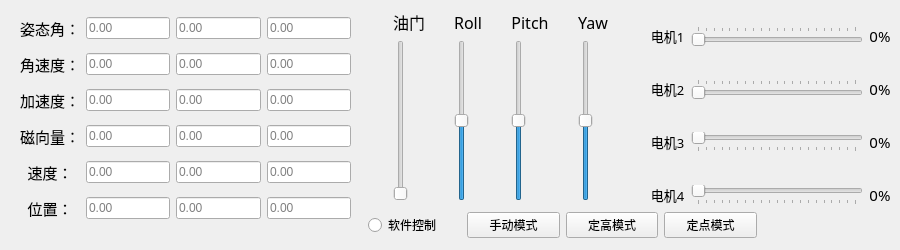
    <widget class="QWidget" name="Total_tab_1">
     <attribute name="title">
      <string>飞控状态</string>
     </attribute>
     <widget class="QWidget" name="gridLayoutWidget_3">
      <property name="geometry">
       <rect>
        <x>20</x>
        <y>10</y>
        <width>331</width>
        <height>221</height>
       </rect>
      </property>
      <layout class="QGridLayout" name="FlightGridLayout">
       <item row="1" column="0">
        <widget class="QLabel" name="label_19">
         <property name="font">
          <font>
           <family>等线</family>
           <pointsize>11</pointsize>
          </font>
         </property>
         <property name="text">
          <string>角速度：</string>
         </property>
         <property name="alignment">
          <set>Qt::AlignCenter</set>
         </property>
        </widget>
       </item>
       <item row="0" column="1">
        <widget class="QLineEdit" name="roll_display">
         <property name="readOnly">
          <bool>true</bool>
         </property>
         <property name="placeholderText">
          <string>0.00</string>
         </property>
        </widget>
       </item>
       <item row="3" column="2">
        <widget class="QLineEdit" name="mag_y_display">
         <property name="readOnly">
          <bool>true</bool>
         </property>
         <property name="placeholderText">
          <string>0.00</string>
         </property>
        </widget>
       </item>
       <item row="2" column="1">
        <widget class="QLineEdit" name="acc_x_display">
         <property name="readOnly">
          <bool>true</bool>
         </property>
         <property name="placeholderText">
          <string>0.00</string>
         </property>
        </widget>
       </item>
       <item row="3" column="1">
        <widget class="QLineEdit" name="mag_x_display">
         <property name="readOnly">
          <bool>true</bool>
         </property>
         <property name="placeholderText">
          <string>0.00</string>
         </property>
        </widget>
       </item>
       <item row="0" column="3">
        <widget class="QLineEdit" name="yaw_display">
         <property name="readOnly">
          <bool>true</bool>
         </property>
         <property name="placeholderText">
          <string>0.00</string>
         </property>
        </widget>
       </item>
       <item row="3" column="3">
        <widget class="QLineEdit" name="mag_z_display">
         <property name="readOnly">
          <bool>true</bool>
         </property>
         <property name="placeholderText">
          <string>0.00</string>
         </property>
        </widget>
       </item>
       <item row="8" column="0">
        <widget class="QLabel" name="label_35">
         <property name="font">
          <font>
           <family>等线</family>
           <pointsize>11</pointsize>
          </font>
         </property>
         <property name="text">
          <string>位置：</string>
         </property>
         <property name="alignment">
          <set>Qt::AlignCenter</set>
         </property>
        </widget>
       </item>
       <item row="3" column="0">
        <widget class="QLabel" name="label_22">
         <property name="font">
          <font>
           <family>等线</family>
           <pointsize>11</pointsize>
          </font>
         </property>
         <property name="text">
          <string>磁向量：</string>
         </property>
         <property name="alignment">
          <set>Qt::AlignCenter</set>
         </property>
        </widget>
       </item>
       <item row="8" column="2">
        <widget class="QLineEdit" name="pos_y_display">
         <property name="readOnly">
          <bool>true</bool>
         </property>
         <property name="placeholderText">
          <string>0.00</string>
         </property>
        </widget>
       </item>
       <item row="8" column="3">
        <widget class="QLineEdit" name="pos_z_display">
         <property name="readOnly">
          <bool>true</bool>
         </property>
         <property name="placeholderText">
          <string>0.00</string>
         </property>
        </widget>
       </item>
       <item row="2" column="2">
        <widget class="QLineEdit" name="acc_y_display">
         <property name="readOnly">
          <bool>true</bool>
         </property>
         <property name="placeholderText">
          <string>0.00</string>
         </property>
        </widget>
       </item>
       <item row="0" column="2">
        <widget class="QLineEdit" name="pitch_display">
         <property name="readOnly">
          <bool>true</bool>
         </property>
         <property name="placeholderText">
          <string>0.00</string>
         </property>
        </widget>
       </item>
       <item row="1" column="3">
        <widget class="QLineEdit" name="gyro_z_display">
         <property name="readOnly">
          <bool>true</bool>
         </property>
         <property name="placeholderText">
          <string>0.00</string>
         </property>
        </widget>
       </item>
       <item row="7" column="0">
        <widget class="QLabel" name="label_46">
         <property name="font">
          <font>
           <family>等线</family>
           <pointsize>11</pointsize>
          </font>
         </property>
         <property name="text">
          <string>速度：</string>
         </property>
         <property name="alignment">
          <set>Qt::AlignCenter</set>
         </property>
        </widget>
       </item>
       <item row="1" column="1">
        <widget class="QLineEdit" name="gyro_x_display">
         <property name="readOnly">
          <bool>true</bool>
         </property>
         <property name="placeholderText">
          <string>0.00</string>
         </property>
        </widget>
       </item>
       <item row="0" column="0">
        <widget class="QLabel" name="label_18">
         <property name="font">
          <font>
           <family>等线</family>
           <pointsize>11</pointsize>
          </font>
         </property>
         <property name="text">
          <string>姿态角：</string>
         </property>
         <property name="alignment">
          <set>Qt::AlignCenter</set>
         </property>
        </widget>
       </item>
       <item row="8" column="1">
        <widget class="QLineEdit" name="pos_x_display">
         <property name="readOnly">
          <bool>true</bool>
         </property>
         <property name="placeholderText">
          <string>0.00</string>
         </property>
        </widget>
       </item>
       <item row="2" column="3">
        <widget class="QLineEdit" name="acc_z_display">
         <property name="readOnly">
          <bool>true</bool>
         </property>
         <property name="placeholderText">
          <string>0.00</string>
         </property>
        </widget>
       </item>
       <item row="2" column="0">
        <widget class="QLabel" name="label_20">
         <property name="font">
          <font>
           <family>等线</family>
           <pointsize>11</pointsize>
          </font>
         </property>
         <property name="text">
          <string>加速度：</string>
         </property>
         <property name="alignment">
          <set>Qt::AlignCenter</set>
         </property>
        </widget>
       </item>
       <item row="1" column="2">
        <widget class="QLineEdit" name="gyro_y_display">
         <property name="readOnly">
          <bool>true</bool>
         </property>
         <property name="placeholderText">
          <string>0.00</string>
         </property>
        </widget>
       </item>
       <item row="7" column="1">
        <widget class="QLineEdit" name="velocity_x_display">
         <property name="readOnly">
          <bool>true</bool>
         </property>
         <property name="placeholderText">
          <string>0.00</string>
         </property>
        </widget>
       </item>
       <item row="7" column="2">
        <widget class="QLineEdit" name="velocity_y_display">
         <property name="readOnly">
          <bool>true</bool>
         </property>
         <property name="placeholderText">
          <string>0.00</string>
         </property>
        </widget>
       </item>
       <item row="7" column="3">
        <widget class="QLineEdit" name="velocity_z_display">
         <property name="readOnly">
          <bool>true</bool>
         </property>
         <property name="placeholderText">
          <string>0.00</string>
         </property>
        </widget>
       </item>
      </layout>
     </widget>
     <widget class="QWidget" name="gridLayoutWidget_4">
      <property name="geometry">
       <rect>
        <x>370</x>
        <y>10</y>
        <width>261</width>
        <height>191</height>
       </rect>
      </property>
      <layout class="QGridLayout" name="gridLayout">
       <item row="0" column="1">
        <widget class="QLabel" name="label_24">
         <property name="font">
          <font>
           <family>等线</family>
           <pointsize>12</pointsize>
          </font>
         </property>
         <property name="text">
          <string>Roll</string>
         </property>
         <property name="alignment">
          <set>Qt::AlignCenter</set>
         </property>
        </widget>
       </item>
       <item row="0" column="2">
        <widget class="QLabel" name="label_25">
         <property name="font">
          <font>
           <family>等线</family>
           <pointsize>12</pointsize>
          </font>
         </property>
         <property name="text">
          <string>Pitch</string>
         </property>
         <property name="alignment">
          <set>Qt::AlignCenter</set>
         </property>
        </widget>
       </item>
       <item row="0" column="3">
        <widget class="QLabel" name="label_26">
         <property name="font">
          <font>
           <family>等线</family>
           <pointsize>12</pointsize>
          </font>
         </property>
         <property name="text">
          <string>Yaw</string>
         </property>
         <property name="alignment">
          <set>Qt::AlignCenter</set>
         </property>
        </widget>
       </item>
       <item row="1" column="3">
        <widget class="QSlider" name="yawSlider">
         <property name="maximum">
          <number>100</number>
         </property>
         <property name="value">
          <number>50</number>
         </property>
         <property name="orientation">
          <enum>Qt::Vertical</enum>
         </property>
        </widget>
       </item>
       <item row="1" column="1">
        <widget class="QSlider" name="rollSlider">
         <property name="maximum">
          <number>100</number>
         </property>
         <property name="value">
          <number>50</number>
         </property>
         <property name="orientation">
          <enum>Qt::Vertical</enum>
         </property>
        </widget>
       </item>
       <item row="1" column="2">
        <widget class="QSlider" name="pitchSlider">
         <property name="maximum">
          <number>100</number>
         </property>
         <property name="value">
          <number>50</number>
         </property>
         <property name="orientation">
          <enum>Qt::Vertical</enum>
         </property>
        </widget>
       </item>
       <item row="0" column="0">
        <widget class="QLabel" name="label_23">
         <property name="font">
          <font>
           <family>等线</family>
           <pointsize>12</pointsize>
          </font>
         </property>
         <property name="text">
          <string>油门</string>
         </property>
         <property name="alignment">
          <set>Qt::AlignCenter</set>
         </property>
        </widget>
       </item>
       <item row="1" column="0">
        <widget class="QSlider" name="throttleSlider">
         <property name="maximum">
          <number>100</number>
         </property>
         <property name="tracking">
          <bool>true</bool>
         </property>
         <property name="orientation">
          <enum>Qt::Vertical</enum>
         </property>
        </widget>
       </item>
      </layout>
     </widget>
     <widget class="QWidget" name="gridLayoutWidget_5">
      <property name="geometry">
       <rect>
        <x>650</x>
        <y>0</y>
        <width>241</width>
        <height>235</height>
       </rect>
      </property>
      <layout class="QGridLayout" name="gridLayout_2">
       <item row="0" column="0">
        <widget class="QLabel" name="label_27">
         <property name="font">
          <font>
           <family>等线</family>
           <pointsize>10</pointsize>
          </font>
         </property>
         <property name="text">
          <string>电机1</string>
         </property>
         <property name="alignment">
          <set>Qt::AlignCenter</set>
         </property>
        </widget>
       </item>
       <item row="3" column="2">
        <widget class="QLabel" name="moto4Label">
         <property name="font">
          <font>
           <family>等线</family>
           <pointsize>11</pointsize>
          </font>
         </property>
         <property name="text">
          <string>0%</string>
         </property>
         <property name="alignment">
          <set>Qt::AlignCenter</set>
         </property>
        </widget>
       </item>
       <item row="1" column="2">
        <widget class="QLabel" name="moto2Label">
         <property name="font">
          <font>
           <family>等线</family>
           <pointsize>11</pointsize>
          </font>
         </property>
         <property name="text">
          <string>0%</string>
         </property>
         <property name="alignment">
          <set>Qt::AlignCenter</set>
         </property>
        </widget>
       </item>
       <item row="2" column="2">
        <widget class="QLabel" name="moto3Label">
         <property name="font">
          <font>
           <family>等线</family>
           <pointsize>11</pointsize>
          </font>
         </property>
         <property name="text">
          <string>0%</string>
         </property>
         <property name="alignment">
          <set>Qt::AlignCenter</set>
         </property>
        </widget>
       </item>
       <item row="1" column="1">
        <widget class="QSlider" name="moto2Slider">
         <property name="maximum">
          <number>1000</number>
         </property>
         <property name="pageStep">
          <number>50</number>
         </property>
         <property name="orientation">
          <enum>Qt::Horizontal</enum>
         </property>
         <property name="tickPosition">
          <enum>QSlider::TicksAbove</enum>
         </property>
        </widget>
       </item>
       <item row="3" column="1">
        <widget class="QSlider" name="moto4Slider">
         <property name="maximum">
          <number>1000</number>
         </property>
         <property name="pageStep">
          <number>50</number>
         </property>
         <property name="orientation">
          <enum>Qt::Horizontal</enum>
         </property>
         <property name="tickPosition">
          <enum>QSlider::TicksBelow</enum>
         </property>
        </widget>
       </item>
       <item row="2" column="0">
        <widget class="QLabel" name="label_29">
         <property name="font">
          <font>
           <family>等线</family>
           <pointsize>10</pointsize>
          </font>
         </property>
         <property name="text">
          <string>电机3</string>
         </property>
         <property name="alignment">
          <set>Qt::AlignCenter</set>
         </property>
        </widget>
       </item>
       <item row="0" column="2">
        <widget class="QLabel" name="moto1Label">
         <property name="font">
          <font>
           <family>等线</family>
           <pointsize>11</pointsize>
          </font>
         </property>
         <property name="text">
          <string>0%</string>
         </property>
         <property name="alignment">
          <set>Qt::AlignCenter</set>
         </property>
        </widget>
       </item>
       <item row="1" column="0">
        <widget class="QLabel" name="label_28">
         <property name="font">
          <font>
           <family>等线</family>
           <pointsize>10</pointsize>
          </font>
         </property>
         <property name="text">
          <string>电机2</string>
         </property>
         <property name="alignment">
          <set>Qt::AlignCenter</set>
         </property>
        </widget>
       </item>
       <item row="2" column="1">
        <widget class="QSlider" name="moto3Slider">
         <property name="maximum">
          <number>1000</number>
         </property>
         <property name="pageStep">
          <number>50</number>
         </property>
         <property name="orientation">
          <enum>Qt::Horizontal</enum>
         </property>
         <property name="tickPosition">
          <enum>QSlider::TicksBelow</enum>
         </property>
        </widget>
       </item>
       <item row="3" column="0">
        <widget class="QLabel" name="label_30">
         <property name="font">
          <font>
           <family>等线</family>
           <pointsize>10</pointsize>
          </font>
         </property>
         <property name="text">
          <string>电机4</string>
         </property>
         <property name="alignment">
          <set>Qt::AlignCenter</set>
         </property>
        </widget>
       </item>
       <item row="0" column="1">
        <widget class="QSlider" name="moto1Slider">
         <property name="maximum">
          <number>1000</number>
         </property>
         <property name="pageStep">
          <number>50</number>
         </property>
         <property name="orientation">
          <enum>Qt::Horizontal</enum>
         </property>
         <property name="tickPosition">
          <enum>QSlider::TicksAbove</enum>
         </property>
        </widget>
       </item>
      </layout>
     </widget>
     <widget class="QWidget" name="horizontalLayoutWidget_4">
      <property name="geometry">
       <rect>
        <x>368</x>
        <y>210</y>
        <width>389</width>
        <height>31</height>
       </rect>
      </property>
      <layout class="QHBoxLayout" name="horizontalLayout_6">
       <item>
        <widget class="QRadioButton" name="controlToggle">
         <property name="text">
          <string>软件控制</string>
         </property>
        </widget>
       </item>
       <item>
        <widget class="QPushButton" name="Manual_Mode_Button">
         <property name="text">
          <string>手动模式</string>
         </property>
        </widget>
       </item>
       <item>
        <widget class="QPushButton" name="FX_Mode_Button">
         <property name="text">
          <string>定高模式</string>
         </property>
        </widget>
       </item>
       <item>
        <widget class="QPushButton" name="FX_Point_Mode_Button">
         <property name="text">
          <string>定点模式</string>
         </property>
        </widget>
       </item>
      </layout>
     </widget>
    </widget>
